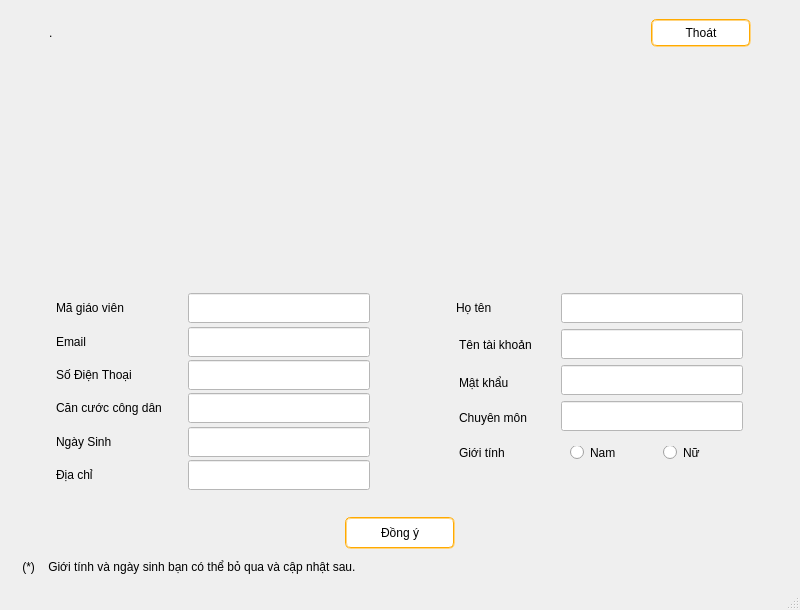
<?xml version="1.0" encoding="UTF-8"?>
<ui version="4.0">
 <class>Lecturer_LogIn_Form</class>
 <widget class="QMainWindow" name="Lecturer_LogIn_Form">
  <property name="windowModality">
   <enum>Qt::ApplicationModal</enum>
  </property>
  <property name="enabled">
   <bool>true</bool>
  </property>
  <property name="geometry">
   <rect>
    <x>0</x>
    <y>0</y>
    <width>800</width>
    <height>610</height>
   </rect>
  </property>
  <property name="sizePolicy">
   <sizepolicy hsizetype="Fixed" vsizetype="Fixed">
    <horstretch>0</horstretch>
    <verstretch>0</verstretch>
   </sizepolicy>
  </property>
  <property name="minimumSize">
   <size>
    <width>800</width>
    <height>610</height>
   </size>
  </property>
  <property name="maximumSize">
   <size>
    <width>883</width>
    <height>708</height>
   </size>
  </property>
  <property name="contextMenuPolicy">
   <enum>Qt::DefaultContextMenu</enum>
  </property>
  <property name="windowTitle">
   <string>Giảng Viên</string>
  </property>
  <property name="windowIcon">
   <iconset resource="image.qrc">
    <normaloff>:/icon-file/teacher_icon.png</normaloff>:/icon-file/teacher_icon.png</iconset>
  </property>
  <property name="toolTip">
   <string/>
  </property>
  <property name="layoutDirection">
   <enum>Qt::LeftToRight</enum>
  </property>
  <property name="autoFillBackground">
   <bool>false</bool>
  </property>
  <property name="styleSheet">
   <string notr="true">
QLineEdit
{
	padding-left : 10px;
	border-radius : 4px;
	border : 1px solid;
}
QLineEdit:hover
{
	border : 1px solid rgb(255, 170, 0);
}
QLineEdit:focus
{
	border : 1px solid rgb(255, 170, 0);
}
QPushButton
{
	background-color : white;
	border:2px groove rgb(255, 170, 0);
	border-style : groove;
	border-width : 2px;
	border-radius : 6px;
	padding : 2px;
}
QPushButton:hover
{
	
	background-color: rgb(255, 170, 0);
	border:2px groove rgb(68, 68, 68);
}
QPushButton:focus
{
	outline :0px;
	background-color: rgb(255, 170, 0);
	border:2px groove rgb(68, 68, 68);
}
QLabel
{
	font: 75 10pt &quot;Courier&quot;;
	color: rgb(0, 0, 0);
};
background : #fce963;
font: 8pt &quot;Courier&quot;;

</string>
  </property>
  <property name="documentMode">
   <bool>false</bool>
  </property>
  <widget class="QWidget" name="centralwidget">
   <layout class="QVBoxLayout" name="verticalLayout_5">
    <item>
     <spacer name="verticalSpacer_4">
      <property name="orientation">
       <enum>Qt::Vertical</enum>
      </property>
      <property name="sizeType">
       <enum>QSizePolicy::Fixed</enum>
      </property>
      <property name="sizeHint" stdset="0">
       <size>
        <width>20</width>
        <height>10</height>
       </size>
      </property>
     </spacer>
    </item>
    <item>
     <layout class="QHBoxLayout" name="horizontalLayout_3">
      <item>
       <layout class="QHBoxLayout" name="horizontalLayout_2">
        <item>
         <layout class="QHBoxLayout" name="horizontalLayout">
          <item>
           <spacer name="horizontalSpacer_17">
            <property name="orientation">
             <enum>Qt::Horizontal</enum>
            </property>
            <property name="sizeType">
             <enum>QSizePolicy::Fixed</enum>
            </property>
            <property name="sizeHint" stdset="0">
             <size>
              <width>40</width>
              <height>20</height>
             </size>
            </property>
           </spacer>
          </item>
          <item>
           <widget class="QLabel" name="time_current">
            <property name="text">
             <string>.</string>
            </property>
           </widget>
          </item>
          <item>
           <spacer name="horizontalSpacer">
            <property name="orientation">
             <enum>Qt::Horizontal</enum>
            </property>
            <property name="sizeType">
             <enum>QSizePolicy::Expanding</enum>
            </property>
            <property name="sizeHint" stdset="0">
             <size>
              <width>40</width>
              <height>20</height>
             </size>
            </property>
           </spacer>
          </item>
          <item>
           <widget class="QPushButton" name="pushButton_exit">
            <property name="sizePolicy">
             <sizepolicy hsizetype="Fixed" vsizetype="Fixed">
              <horstretch>0</horstretch>
              <verstretch>0</verstretch>
             </sizepolicy>
            </property>
            <property name="minimumSize">
             <size>
              <width>100</width>
              <height>28</height>
             </size>
            </property>
            <property name="focusPolicy">
             <enum>Qt::NoFocus</enum>
            </property>
            <property name="toolTip">
             <string/>
            </property>
            <property name="styleSheet">
             <string notr="true">QPushButton
{
	background-color :white;
	border:2px groove rgb(255, 170, 0);
	border-style : groove;
	border-width : 2px;
	border-radius : 6px;
	padding : 2px;
}
QPushButton:hover
{
	
	background-color: rgb(255, 170, 0);
	border:2px groove rgb(68, 68, 68);
	outline :0;
}
QPushButton:focus
{
	outline :0px;
	background-color: rgb(255, 170, 0);
	border:2px groove rgb(68, 68, 68);
}
QPushButton:pressed
{
	outline :0px;
	background-color: rgb(255, 170, 0);
	border:1px groove rgb(68, 68, 68);
}</string>
            </property>
            <property name="text">
             <string>Thoát</string>
            </property>
            <property name="autoDefault">
             <bool>true</bool>
            </property>
           </widget>
          </item>
          <item>
           <spacer name="horizontalSpacer_20">
            <property name="orientation">
             <enum>Qt::Horizontal</enum>
            </property>
            <property name="sizeType">
             <enum>QSizePolicy::Fixed</enum>
            </property>
            <property name="sizeHint" stdset="0">
             <size>
              <width>40</width>
              <height>20</height>
             </size>
            </property>
           </spacer>
          </item>
         </layout>
        </item>
       </layout>
      </item>
     </layout>
    </item>
    <item>
     <widget class="QWidget" name="widget" native="true">
      <property name="sizePolicy">
       <sizepolicy hsizetype="Preferred" vsizetype="Preferred">
        <horstretch>0</horstretch>
        <verstretch>0</verstretch>
       </sizepolicy>
      </property>
      <layout class="QHBoxLayout" name="horizontalLayout_4">
       <property name="topMargin">
        <number>1</number>
       </property>
       <item alignment="Qt::AlignHCenter|Qt::AlignVCenter">
        <widget class="QLabel" name="logo_login">
         <property name="sizePolicy">
          <sizepolicy hsizetype="Fixed" vsizetype="Fixed">
           <horstretch>0</horstretch>
           <verstretch>0</verstretch>
          </sizepolicy>
         </property>
         <property name="minimumSize">
          <size>
           <width>200</width>
           <height>200</height>
          </size>
         </property>
         <property name="maximumSize">
          <size>
           <width>16777215</width>
           <height>250</height>
          </size>
         </property>
         <property name="styleSheet">
          <string notr="true">border: none;</string>
         </property>
         <property name="text">
          <string/>
         </property>
         <property name="pixmap">
          <pixmap resource="image.qrc">:/icon-file/teacher_icon.png</pixmap>
         </property>
         <property name="scaledContents">
          <bool>true</bool>
         </property>
        </widget>
       </item>
      </layout>
     </widget>
    </item>
    <item>
     <spacer name="verticalSpacer_2">
      <property name="orientation">
       <enum>Qt::Vertical</enum>
      </property>
      <property name="sizeType">
       <enum>QSizePolicy::Fixed</enum>
      </property>
      <property name="sizeHint" stdset="0">
       <size>
        <width>20</width>
        <height>15</height>
       </size>
      </property>
     </spacer>
    </item>
    <item>
     <layout class="QHBoxLayout" name="horizontalLayout_7">
      <item>
       <spacer name="horizontalSpacer_2">
        <property name="orientation">
         <enum>Qt::Horizontal</enum>
        </property>
        <property name="sizeType">
         <enum>QSizePolicy::Fixed</enum>
        </property>
        <property name="sizeHint" stdset="0">
         <size>
          <width>10</width>
          <height>20</height>
         </size>
        </property>
       </spacer>
      </item>
      <item>
       <widget class="QWidget" name="horizontalWidget" native="true">
        <property name="sizePolicy">
         <sizepolicy hsizetype="Fixed" vsizetype="Fixed">
          <horstretch>0</horstretch>
          <verstretch>0</verstretch>
         </sizepolicy>
        </property>
        <property name="minimumSize">
         <size>
          <width>0</width>
          <height>190</height>
         </size>
        </property>
        <property name="styleSheet">
         <string notr="true">QLineEdit#lineEdit_name,#lineEdit_email,#lineEdit_phonenumber,#lineEdit_cmnd,#lineEdit_datebirth,#lineEdit_address,#lineEdit_teacherid,#lineEdit_username,#lineEdit_password,#lineEdit_professional,#lineEdit_sex {background : white};</string>
        </property>
        <layout class="QHBoxLayout" name="horizontalLayout_6">
         <item>
          <layout class="QVBoxLayout" name="verticalLayout_3">
           <item>
            <widget class="QLabel" name="label_teacherid">
             <property name="sizePolicy">
              <sizepolicy hsizetype="Fixed" vsizetype="Fixed">
               <horstretch>0</horstretch>
               <verstretch>0</verstretch>
              </sizepolicy>
             </property>
             <property name="minimumSize">
              <size>
               <width>0</width>
               <height>30</height>
              </size>
             </property>
             <property name="text">
              <string>Mã giáo viên</string>
             </property>
            </widget>
           </item>
           <item>
            <widget class="QLabel" name="label_email">
             <property name="sizePolicy">
              <sizepolicy hsizetype="Fixed" vsizetype="Fixed">
               <horstretch>0</horstretch>
               <verstretch>0</verstretch>
              </sizepolicy>
             </property>
             <property name="minimumSize">
              <size>
               <width>40</width>
               <height>30</height>
              </size>
             </property>
             <property name="text">
              <string>Email</string>
             </property>
            </widget>
           </item>
           <item>
            <widget class="QLabel" name="label_phonenumber">
             <property name="sizePolicy">
              <sizepolicy hsizetype="Fixed" vsizetype="Fixed">
               <horstretch>0</horstretch>
               <verstretch>0</verstretch>
              </sizepolicy>
             </property>
             <property name="minimumSize">
              <size>
               <width>0</width>
               <height>30</height>
              </size>
             </property>
             <property name="text">
              <string>Số Điện Thoại</string>
             </property>
            </widget>
           </item>
           <item>
            <widget class="QLabel" name="label_cmnd">
             <property name="sizePolicy">
              <sizepolicy hsizetype="Fixed" vsizetype="Fixed">
               <horstretch>0</horstretch>
               <verstretch>0</verstretch>
              </sizepolicy>
             </property>
             <property name="minimumSize">
              <size>
               <width>0</width>
               <height>30</height>
              </size>
             </property>
             <property name="text">
              <string>Căn cước công dân</string>
             </property>
            </widget>
           </item>
           <item>
            <widget class="QLabel" name="label_datebirth">
             <property name="sizePolicy">
              <sizepolicy hsizetype="Fixed" vsizetype="Fixed">
               <horstretch>0</horstretch>
               <verstretch>0</verstretch>
              </sizepolicy>
             </property>
             <property name="minimumSize">
              <size>
               <width>0</width>
               <height>30</height>
              </size>
             </property>
             <property name="text">
              <string>Ngày Sinh </string>
             </property>
            </widget>
           </item>
           <item>
            <widget class="QLabel" name="label_address">
             <property name="sizePolicy">
              <sizepolicy hsizetype="Fixed" vsizetype="Fixed">
               <horstretch>0</horstretch>
               <verstretch>0</verstretch>
              </sizepolicy>
             </property>
             <property name="minimumSize">
              <size>
               <width>0</width>
               <height>30</height>
              </size>
             </property>
             <property name="text">
              <string>Địa chỉ</string>
             </property>
            </widget>
           </item>
          </layout>
         </item>
         <item>
          <spacer name="horizontalSpacer_6">
           <property name="orientation">
            <enum>Qt::Horizontal</enum>
           </property>
           <property name="sizeType">
            <enum>QSizePolicy::Fixed</enum>
           </property>
           <property name="sizeHint" stdset="0">
            <size>
             <width>20</width>
             <height>20</height>
            </size>
           </property>
          </spacer>
         </item>
         <item>
          <layout class="QVBoxLayout" name="verticalLayout">
           <item>
            <widget class="QLineEdit" name="lineEdit_teacherid">
             <property name="sizePolicy">
              <sizepolicy hsizetype="Fixed" vsizetype="Fixed">
               <horstretch>0</horstretch>
               <verstretch>0</verstretch>
              </sizepolicy>
             </property>
             <property name="minimumSize">
              <size>
               <width>182</width>
               <height>30</height>
              </size>
             </property>
             <property name="styleSheet">
              <string notr="true">background-color : white</string>
             </property>
             <property name="placeholderText">
              <string/>
             </property>
            </widget>
           </item>
           <item>
            <widget class="QLineEdit" name="lineEdit_email">
             <property name="sizePolicy">
              <sizepolicy hsizetype="Fixed" vsizetype="Fixed">
               <horstretch>0</horstretch>
               <verstretch>0</verstretch>
              </sizepolicy>
             </property>
             <property name="minimumSize">
              <size>
               <width>182</width>
               <height>30</height>
              </size>
             </property>
             <property name="styleSheet">
              <string notr="true">background-color : white</string>
             </property>
             <property name="placeholderText">
              <string/>
             </property>
            </widget>
           </item>
           <item>
            <widget class="QLineEdit" name="lineEdit_phonenumber">
             <property name="sizePolicy">
              <sizepolicy hsizetype="Fixed" vsizetype="Fixed">
               <horstretch>0</horstretch>
               <verstretch>0</verstretch>
              </sizepolicy>
             </property>
             <property name="minimumSize">
              <size>
               <width>182</width>
               <height>30</height>
              </size>
             </property>
             <property name="styleSheet">
              <string notr="true">background-color : white</string>
             </property>
             <property name="placeholderText">
              <string/>
             </property>
            </widget>
           </item>
           <item>
            <widget class="QLineEdit" name="lineEdit_cmnd">
             <property name="sizePolicy">
              <sizepolicy hsizetype="Fixed" vsizetype="Fixed">
               <horstretch>0</horstretch>
               <verstretch>0</verstretch>
              </sizepolicy>
             </property>
             <property name="minimumSize">
              <size>
               <width>182</width>
               <height>30</height>
              </size>
             </property>
             <property name="toolTip">
              <string/>
             </property>
             <property name="styleSheet">
              <string notr="true">background-color : white</string>
             </property>
             <property name="placeholderText">
              <string/>
             </property>
            </widget>
           </item>
           <item>
            <widget class="QLineEdit" name="lineEdit_datebirth">
             <property name="sizePolicy">
              <sizepolicy hsizetype="Fixed" vsizetype="Fixed">
               <horstretch>0</horstretch>
               <verstretch>0</verstretch>
              </sizepolicy>
             </property>
             <property name="minimumSize">
              <size>
               <width>182</width>
               <height>30</height>
              </size>
             </property>
             <property name="styleSheet">
              <string notr="true">background-color : white</string>
             </property>
             <property name="placeholderText">
              <string/>
             </property>
            </widget>
           </item>
           <item>
            <widget class="QLineEdit" name="lineEdit_address">
             <property name="sizePolicy">
              <sizepolicy hsizetype="Fixed" vsizetype="Fixed">
               <horstretch>0</horstretch>
               <verstretch>0</verstretch>
              </sizepolicy>
             </property>
             <property name="minimumSize">
              <size>
               <width>182</width>
               <height>30</height>
              </size>
             </property>
             <property name="styleSheet">
              <string notr="true">background-color : white</string>
             </property>
             <property name="placeholderText">
              <string/>
             </property>
            </widget>
           </item>
          </layout>
         </item>
         <item>
          <spacer name="horizontalSpacer_4">
           <property name="orientation">
            <enum>Qt::Horizontal</enum>
           </property>
           <property name="sizeType">
            <enum>QSizePolicy::Fixed</enum>
           </property>
           <property name="sizeHint" stdset="0">
            <size>
             <width>80</width>
             <height>20</height>
            </size>
           </property>
          </spacer>
         </item>
         <item>
          <layout class="QVBoxLayout" name="verticalLayout_4">
           <item>
            <widget class="QLabel" name="label_name">
             <property name="sizePolicy">
              <sizepolicy hsizetype="Fixed" vsizetype="Fixed">
               <horstretch>0</horstretch>
               <verstretch>0</verstretch>
              </sizepolicy>
             </property>
             <property name="minimumSize">
              <size>
               <width>0</width>
               <height>30</height>
              </size>
             </property>
             <property name="text">
              <string>Họ tên</string>
             </property>
            </widget>
           </item>
           <item>
            <widget class="QLabel" name="label_username_2">
             <property name="sizePolicy">
              <sizepolicy hsizetype="Fixed" vsizetype="Fixed">
               <horstretch>0</horstretch>
               <verstretch>0</verstretch>
              </sizepolicy>
             </property>
             <property name="minimumSize">
              <size>
               <width>0</width>
               <height>30</height>
              </size>
             </property>
             <property name="styleSheet">
              <string notr="true">padding-top : 2px</string>
             </property>
             <property name="text">
              <string>Tên tài khoản</string>
             </property>
            </widget>
           </item>
           <item>
            <widget class="QLabel" name="label_password">
             <property name="sizePolicy">
              <sizepolicy hsizetype="Fixed" vsizetype="Fixed">
               <horstretch>0</horstretch>
               <verstretch>0</verstretch>
              </sizepolicy>
             </property>
             <property name="minimumSize">
              <size>
               <width>0</width>
               <height>30</height>
              </size>
             </property>
             <property name="styleSheet">
              <string notr="true">padding-top : 7px;</string>
             </property>
             <property name="text">
              <string>Mật khẩu</string>
             </property>
            </widget>
           </item>
           <item>
            <widget class="QLabel" name="label_professional">
             <property name="sizePolicy">
              <sizepolicy hsizetype="Fixed" vsizetype="Fixed">
               <horstretch>0</horstretch>
               <verstretch>0</verstretch>
              </sizepolicy>
             </property>
             <property name="minimumSize">
              <size>
               <width>0</width>
               <height>30</height>
              </size>
             </property>
             <property name="toolTip">
              <string/>
             </property>
             <property name="styleSheet">
              <string notr="true">padding-top :8px;</string>
             </property>
             <property name="text">
              <string>Chuyên môn</string>
             </property>
            </widget>
           </item>
           <item>
            <widget class="QLabel" name="label_sex">
             <property name="sizePolicy">
              <sizepolicy hsizetype="Fixed" vsizetype="Fixed">
               <horstretch>0</horstretch>
               <verstretch>0</verstretch>
              </sizepolicy>
             </property>
             <property name="minimumSize">
              <size>
               <width>0</width>
               <height>30</height>
              </size>
             </property>
             <property name="maximumSize">
              <size>
               <width>16777215</width>
               <height>23</height>
              </size>
             </property>
             <property name="styleSheet">
              <string notr="true">padding-top : 2px;</string>
             </property>
             <property name="text">
              <string>Giới tính</string>
             </property>
            </widget>
           </item>
           <item>
            <widget class="QLabel" name="label_2">
             <property name="sizePolicy">
              <sizepolicy hsizetype="Fixed" vsizetype="Fixed">
               <horstretch>0</horstretch>
               <verstretch>0</verstretch>
              </sizepolicy>
             </property>
             <property name="minimumSize">
              <size>
               <width>0</width>
               <height>18</height>
              </size>
             </property>
             <property name="text">
              <string/>
             </property>
            </widget>
           </item>
          </layout>
         </item>
         <item>
          <spacer name="horizontalSpacer_7">
           <property name="orientation">
            <enum>Qt::Horizontal</enum>
           </property>
           <property name="sizeType">
            <enum>QSizePolicy::Fixed</enum>
           </property>
           <property name="sizeHint" stdset="0">
            <size>
             <width>20</width>
             <height>20</height>
            </size>
           </property>
          </spacer>
         </item>
         <item>
          <layout class="QVBoxLayout" name="verticalLayout_2">
           <item>
            <widget class="QLineEdit" name="lineEdit_name">
             <property name="enabled">
              <bool>false</bool>
             </property>
             <property name="sizePolicy">
              <sizepolicy hsizetype="Fixed" vsizetype="Fixed">
               <horstretch>0</horstretch>
               <verstretch>0</verstretch>
              </sizepolicy>
             </property>
             <property name="minimumSize">
              <size>
               <width>182</width>
               <height>30</height>
              </size>
             </property>
             <property name="focusPolicy">
              <enum>Qt::StrongFocus</enum>
             </property>
             <property name="contextMenuPolicy">
              <enum>Qt::DefaultContextMenu</enum>
             </property>
             <property name="styleSheet">
              <string notr="true">background-color : white</string>
             </property>
             <property name="text">
              <string/>
             </property>
             <property name="placeholderText">
              <string/>
             </property>
            </widget>
           </item>
           <item>
            <widget class="QLineEdit" name="lineEdit_username">
             <property name="sizePolicy">
              <sizepolicy hsizetype="Fixed" vsizetype="Fixed">
               <horstretch>0</horstretch>
               <verstretch>0</verstretch>
              </sizepolicy>
             </property>
             <property name="minimumSize">
              <size>
               <width>182</width>
               <height>30</height>
              </size>
             </property>
             <property name="styleSheet">
              <string notr="true">background-color : white</string>
             </property>
             <property name="placeholderText">
              <string/>
             </property>
            </widget>
           </item>
           <item>
            <widget class="QLineEdit" name="lineEdit_password">
             <property name="sizePolicy">
              <sizepolicy hsizetype="Fixed" vsizetype="Fixed">
               <horstretch>0</horstretch>
               <verstretch>0</verstretch>
              </sizepolicy>
             </property>
             <property name="minimumSize">
              <size>
               <width>182</width>
               <height>30</height>
              </size>
             </property>
             <property name="styleSheet">
              <string notr="true">background-color : white</string>
             </property>
             <property name="echoMode">
              <enum>QLineEdit::Normal</enum>
             </property>
             <property name="placeholderText">
              <string/>
             </property>
            </widget>
           </item>
           <item>
            <widget class="QLineEdit" name="lineEdit_professional">
             <property name="enabled">
              <bool>false</bool>
             </property>
             <property name="sizePolicy">
              <sizepolicy hsizetype="Fixed" vsizetype="Fixed">
               <horstretch>0</horstretch>
               <verstretch>0</verstretch>
              </sizepolicy>
             </property>
             <property name="minimumSize">
              <size>
               <width>182</width>
               <height>30</height>
              </size>
             </property>
             <property name="toolTip">
              <string/>
             </property>
             <property name="styleSheet">
              <string notr="true">background-color : white</string>
             </property>
             <property name="placeholderText">
              <string/>
             </property>
            </widget>
           </item>
           <item>
            <widget class="QWidget" name="widget" native="true">
             <property name="sizePolicy">
              <sizepolicy hsizetype="Fixed" vsizetype="Fixed">
               <horstretch>0</horstretch>
               <verstretch>0</verstretch>
              </sizepolicy>
             </property>
             <property name="minimumSize">
              <size>
               <width>0</width>
               <height>22</height>
              </size>
             </property>
             <property name="maximumSize">
              <size>
               <width>16777215</width>
               <height>22</height>
              </size>
             </property>
             <layout class="QHBoxLayout" name="horizontalLayout_5">
              <item alignment="Qt::AlignHCenter|Qt::AlignTop">
               <widget class="QRadioButton" name="radioButton_male">
                <property name="sizePolicy">
                 <sizepolicy hsizetype="Fixed" vsizetype="Fixed">
                  <horstretch>0</horstretch>
                  <verstretch>0</verstretch>
                 </sizepolicy>
                </property>
                <property name="minimumSize">
                 <size>
                  <width>0</width>
                  <height>15</height>
                 </size>
                </property>
                <property name="styleSheet">
                 <string notr="true">padding-bottom : 2px;
outline : 0px;</string>
                </property>
                <property name="text">
                 <string>Nam</string>
                </property>
               </widget>
              </item>
              <item>
               <spacer name="horizontalSpacer_5">
                <property name="orientation">
                 <enum>Qt::Horizontal</enum>
                </property>
                <property name="sizeType">
                 <enum>QSizePolicy::Fixed</enum>
                </property>
                <property name="sizeHint" stdset="0">
                 <size>
                  <width>40</width>
                  <height>20</height>
                 </size>
                </property>
               </spacer>
              </item>
              <item alignment="Qt::AlignHCenter|Qt::AlignTop">
               <widget class="QRadioButton" name="radioButton_female">
                <property name="sizePolicy">
                 <sizepolicy hsizetype="Fixed" vsizetype="Fixed">
                  <horstretch>0</horstretch>
                  <verstretch>0</verstretch>
                 </sizepolicy>
                </property>
                <property name="minimumSize">
                 <size>
                  <width>0</width>
                  <height>15</height>
                 </size>
                </property>
                <property name="maximumSize">
                 <size>
                  <width>16777215</width>
                  <height>16777215</height>
                 </size>
                </property>
                <property name="styleSheet">
                 <string notr="true">padding-bottom : 2px;
outline : 0px;</string>
                </property>
                <property name="text">
                 <string>Nữ</string>
                </property>
               </widget>
              </item>
             </layout>
            </widget>
           </item>
           <item>
            <widget class="QLabel" name="label_3">
             <property name="sizePolicy">
              <sizepolicy hsizetype="Fixed" vsizetype="Fixed">
               <horstretch>0</horstretch>
               <verstretch>0</verstretch>
              </sizepolicy>
             </property>
             <property name="minimumSize">
              <size>
               <width>0</width>
               <height>20</height>
              </size>
             </property>
             <property name="text">
              <string/>
             </property>
            </widget>
           </item>
          </layout>
         </item>
        </layout>
       </widget>
      </item>
      <item>
       <spacer name="horizontalSpacer_3">
        <property name="orientation">
         <enum>Qt::Horizontal</enum>
        </property>
        <property name="sizeType">
         <enum>QSizePolicy::Fixed</enum>
        </property>
        <property name="sizeHint" stdset="0">
         <size>
          <width>10</width>
          <height>20</height>
         </size>
        </property>
       </spacer>
      </item>
     </layout>
    </item>
    <item>
     <spacer name="verticalSpacer_5">
      <property name="orientation">
       <enum>Qt::Vertical</enum>
      </property>
      <property name="sizeType">
       <enum>QSizePolicy::Fixed</enum>
      </property>
      <property name="sizeHint" stdset="0">
       <size>
        <width>20</width>
        <height>15</height>
       </size>
      </property>
     </spacer>
    </item>
    <item alignment="Qt::AlignHCenter">
     <widget class="QPushButton" name="pushButton">
      <property name="sizePolicy">
       <sizepolicy hsizetype="Fixed" vsizetype="Fixed">
        <horstretch>0</horstretch>
        <verstretch>0</verstretch>
       </sizepolicy>
      </property>
      <property name="minimumSize">
       <size>
        <width>110</width>
        <height>32</height>
       </size>
      </property>
      <property name="focusPolicy">
       <enum>Qt::NoFocus</enum>
      </property>
      <property name="toolTip">
       <string>Create Your Account</string>
      </property>
      <property name="layoutDirection">
       <enum>Qt::LeftToRight</enum>
      </property>
      <property name="autoFillBackground">
       <bool>false</bool>
      </property>
      <property name="styleSheet">
       <string notr="true">QPushButton
{
	background-color :white;
	border:2px groove rgb(255, 170, 0);
	border-style : groove;
	border-width : 2px;
	border-radius : 6px;
	padding : 2px;
}
QPushButton:hover
{
	
	background-color: rgb(255, 170, 0);
	border:2px groove rgb(68, 68, 68);
	outline :0;
}
QPushButton:focus
{
	outline :0px;
	background-color: rgb(255, 170, 0);
	border:2px groove rgb(68, 68, 68);
}
QPushButton:pressed
{
	outline :0px;
	background-color: rgb(255, 170, 0);
	border:1px groove rgb(68, 68, 68);
}</string>
      </property>
      <property name="text">
       <string>Đồng ý</string>
      </property>
      <property name="autoDefault">
       <bool>true</bool>
      </property>
     </widget>
    </item>
    <item>
     <spacer name="verticalSpacer_3">
      <property name="orientation">
       <enum>Qt::Vertical</enum>
      </property>
      <property name="sizeType">
       <enum>QSizePolicy::Fixed</enum>
      </property>
      <property name="sizeHint" stdset="0">
       <size>
        <width>20</width>
        <height>5</height>
       </size>
      </property>
     </spacer>
    </item>
    <item>
     <widget class="QLabel" name="label">
      <property name="text">
       <string>    (*)    Giới tính và ngày sinh bạn có thể bỏ qua và cập nhật sau.</string>
      </property>
     </widget>
    </item>
    <item>
     <spacer name="verticalSpacer">
      <property name="orientation">
       <enum>Qt::Vertical</enum>
      </property>
      <property name="sizeType">
       <enum>QSizePolicy::Fixed</enum>
      </property>
      <property name="sizeHint" stdset="0">
       <size>
        <width>20</width>
        <height>5</height>
       </size>
      </property>
     </spacer>
    </item>
   </layout>
  </widget>
  <widget class="QStatusBar" name="statusbar"/>
 </widget>
 <resources>
  <include location="image.qrc"/>
 </resources>
 <connections/>
</ui>
